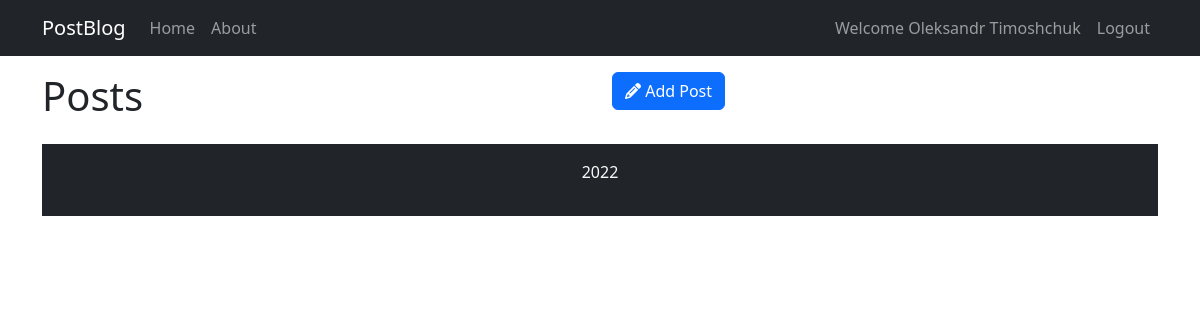
Page /posts (signed in) on the earlier database version.
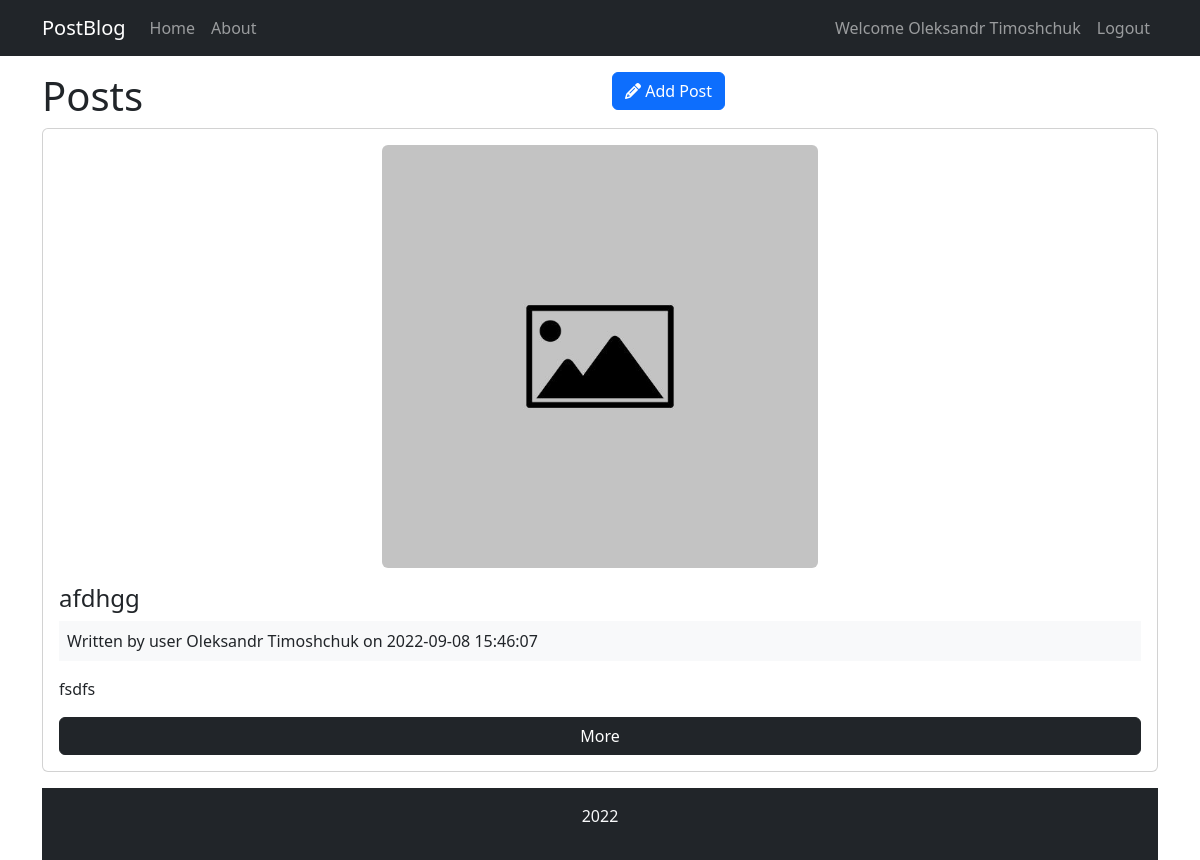
Same page on the later database version.
### tables this page shows
CREATE TABLE `posts` (
  `id` int(11) NOT NULL,
  `user_id` int(11) NOT NULL,
  `title` varchar(255) NOT NULL,
  `body` text NOT NULL,
  `created_at` datetime NOT NULL DEFAULT current_timestamp()
);

CREATE TABLE `users` (
  `id` int(11) NOT NULL,
  `name` varchar(255) NOT NULL,
  `email` varchar(255) NOT NULL,
  `password` varchar(255) NOT NULL,
  `created_at` datetime NOT NULL DEFAULT current_timestamp()
);

### app/controllers/Posts.php (called while the page is built, shortened)
<?php
class Posts extends Controller
{
	public function __construct()
	{
		$this->postModel = $this->model("Post");
	}
	public function index()
	{
		$posts = $this->postModel->getPosts();
		$data = [
			"posts" => $posts
		];
		$this->view("posts/index", $data);
	}
}

### app/libraries/Core.php (called while the page is built, shortened)
<?php
class Core
{
	protected $currentMethod = "index";
	public function __construct()
	{
		$url = $this->getUrl();
		if (!empty($url[0]) && file_exists("../app/controllers/" . ucwords($url[0]) . ".php")) {
			unset($url[0]);
		}
		$this->currentController = new $this->currentController;
		$this->params = $url ? array_values($url) : [];
		call_user_func_array([$this->currentController, $this->currentMethod], $this->params);
	}
	public function getUrl()
	{
		if (isset($_GET["url"])) {
			$url = rtrim($_GET["url"], "/");
			$url = filter_var($url, FILTER_SANITIZE_URL);
			$url = explode("/", $url);
			return $url;
		}
	}
}

### public/index.php (called while the page is built, shortened)
<?php
$init = new Core();

### app/libraries/Database.php (called while the page is built, shortened)
<?php
class Database
{
	private $host = DB_HOST;
	private $user = DB_USER;
	private $pass = DB_PASS;
	private $dbname = DB_NAME;
	private $dbh;
	private $stmt;
	public function __construct()
	{
		$dsn = "mysql:host:={$this->host}; dbname={$this->dbname}";
		$options = array(
			PDO::ATTR_PERSISTENT => true,
			PDO::ATTR_ERRMODE => PDO::ERRMODE_EXCEPTION
		);
		try {
			$this->dbh = new PDO($dsn, $this->user, $this->pass, $options);
		} catch (PDOException $e) {
			$this->error = $e->getMessage();
			echo $this->error;
		}
	}
	public function query($sql)
	{
		$this->stmt = $this->dbh->prepare($sql);
	}
	public function execute()
	{
		return $this->stmt->execute();
	}
	public function resultSet()
	{
		$this->execute();
		return $this->stmt->fetchAll(PDO::FETCH_OBJ);
	}
}

### app/models/Post.php (called while the page is built, shortened)
<?php
class Post
{
	private $db;
	public function __construct()
	{
		$this->db = new Database;
	}
	public function getPosts()
	{
		$this->db->query("SELECT *, posts.id as postId, users.id as userId,
		posts.created_at as postCreated, users.created_at as userCreated
		FROM posts INNER JOIN users ON posts.user_id = users.id
		ORDER BY posts.created_at DESC");
		$results = $this->db->resultSet();
		return $results;
	}
}

### app/views/posts/index.php (the view, shortened to what this page needs)
<?php require APPROOT . "/views/inc/header.php"; ?>
<div class="row">
	<div class="col-md-6">
		<h1>Posts</h1>
	</div>
	<div class="col-md-6">
		<a href="<?php echo URLROOT ?>/posts/add" class="btn btn-primary pull-right">
			<i class="fa fa-pencil"></i> Add Post
		</a>
	</div>
</div>
<?php foreach ($data['posts'] as $post) : ?>
	<div class="card card-body mb-3">
		<div class="row mb-3">
			<div class="col-5 mx-auto">
				<img class="img-fluid rounded" src="<?php echo $post->image ? URLROOT . '/uploads/img/' . $post->image : URLROOT . '/uploads/img/default-image.jpg'; ?>" alt="Post image">
			</div>
		</div>
		<h4 class="card-title">
			<?php echo $post->title; ?>
		</h4>
		<div class="bg-light p-2 mb-3">
			Written by user <?php echo $post->name . " on " . $post->postCreated; ?>
		</div>
		<p class="card-text"><?php echo $post->body; ?></p>
		<a href="<?php echo URLROOT; ?>/posts/show/<?php echo $post->postId; ?>" class="btn btn-dark">More</a>
	</div>
<?php endforeach; ?>
<?php require APPROOT . "/views/inc/footer.php"; ?>

Differences in the rows shown:
added posts: title "afdhgg", user.name "Oleksandr Timoshchuk", created_at "2022-09-08 15:46:07", body "fsdfs"
